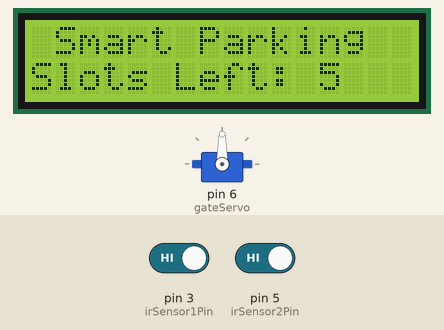
Recording of a sketch running on a simulated Arduino Uno, built with avr-gcc and run on an emulated ATmega328P. Parts: servo, 16×2 character LCD. Inputs (shaded band) come from the test bench; at power-on: pin 3 (irSensor1Pin) HIGH, pin 5 (irSensor2Pin) HIGH.

Above: at 1.2 s.
1.3 s: pin 3 (irSensor1Pin) driven LOW
At 2.3 s:
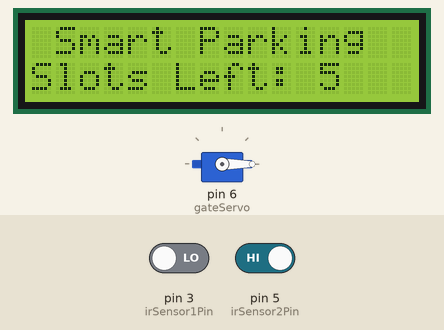
4.3 s: pin 5 (irSensor2Pin) driven LOW
At 7.1 s:
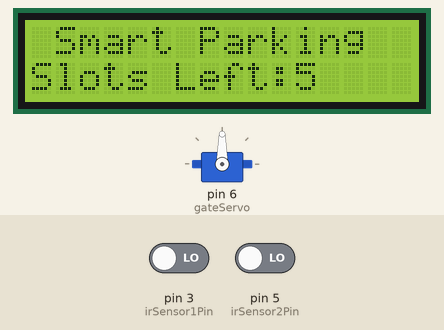
7.3 s: pin 3 (irSensor1Pin) driven HIGH
At 8.3 s:
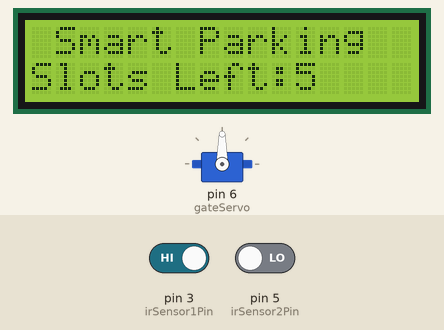
Timing chart, 0 to 10.3 s (numbered marks = the images above; inputs shaded):
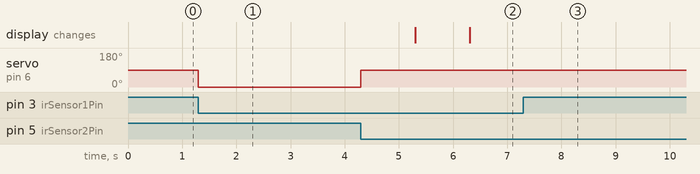

Measured:
- after the input at 1.3 s, servo on pin 6 (gateServo): 90° → 0° at once, → 90° 3.0 s later
- after the input at 4.3 s, servo on pin 6 (gateServo): stays 90° (without the input it goes to 0° after 2.0 s); the display: first differs from a run without the input after 2.0 s (image 2)
- after the input at 7.3 s, servo on pin 6 (gateServo): stays 90° (without the input it goes to 0° after 0.01 s)

The sketch:

Smartcarparkingsystem.ino
```cpp
#include <Servo.h>
#include <LiquidCrystal_I2C.h>

Servo gateServo; // Servo motor object to control the gate
LiquidCrystal_I2C lcd(0x27, 16, 2); // LCD object with I2C address 0x27

int irSensor1Pin = 3; // IR sensor pin 1
int irSensor2Pin = 5; // IR sensor pin 2
int slotsLeft = 5; // Maximum slots fixed at 5

bool gateOpen = false; // Flag to track gate status
unsigned long entryTime = 0; // Timestamp for car entry

void setup() {
  gateServo.attach(6); // Attach the servo to pin 6
  pinMode(irSensor1Pin, INPUT); // Set IR sensor pin 1 as input
  pinMode(irSensor2Pin, INPUT); // Set IR sensor pin 2 as input

  lcd.init(); // Initialize the LCD
  lcd.backlight(); // Turn on the backlight

  lcd.setCursor(0, 0);
  lcd.print(" Smart Parking ");
  lcd.setCursor(0, 1);
  lcd.print("Slots Left: ");
  lcd.print(slotsLeft);
}

void loop() {
  if (digitalRead(irSensor1Pin) == LOW && !gateOpen) {
    openGate(); // Open the gate if a car enters and gate is closed
    entryTime = millis(); // Record entry time
    gateOpen = true; // Set gateOpen flag
  }

  if (gateOpen && millis() - entryTime >= 2000) {
    closeGate(); // Close the gate after 2 seconds if gate is open
    gateOpen = false; // Reset gateOpen flag
    entryTime = 0; // Reset entry time
    slotsLeft--; // Decrement available slots
    updateLCD(); // Update LCD display
    delay(1000); // Delay for stability
  }

  if (digitalRead(irSensor2Pin) == LOW && slotsLeft < 5) {
    slotsLeft++; // Increment available slots if a car exits
    updateLCD(); // Update LCD display
    delay(1000); // Delay for stability
  }
}

void openGate() {
  gateServo.write(0);
   // Open the gate (adjust angle as needed)
  delay(1000);
   // Delay for gate opening time
}

void closeGate() {
  gateServo.write(90); // Close the gate (adjust angle as needed)
  delay(1000); // Delay for gate closing time
}

void updateLCD() {
  lcd.setCursor(11, 1);
  lcd.print("    "); // Clear previous slot count
  lcd.setCursor(11, 1);
  lcd.print(slotsLeft);
}
```
